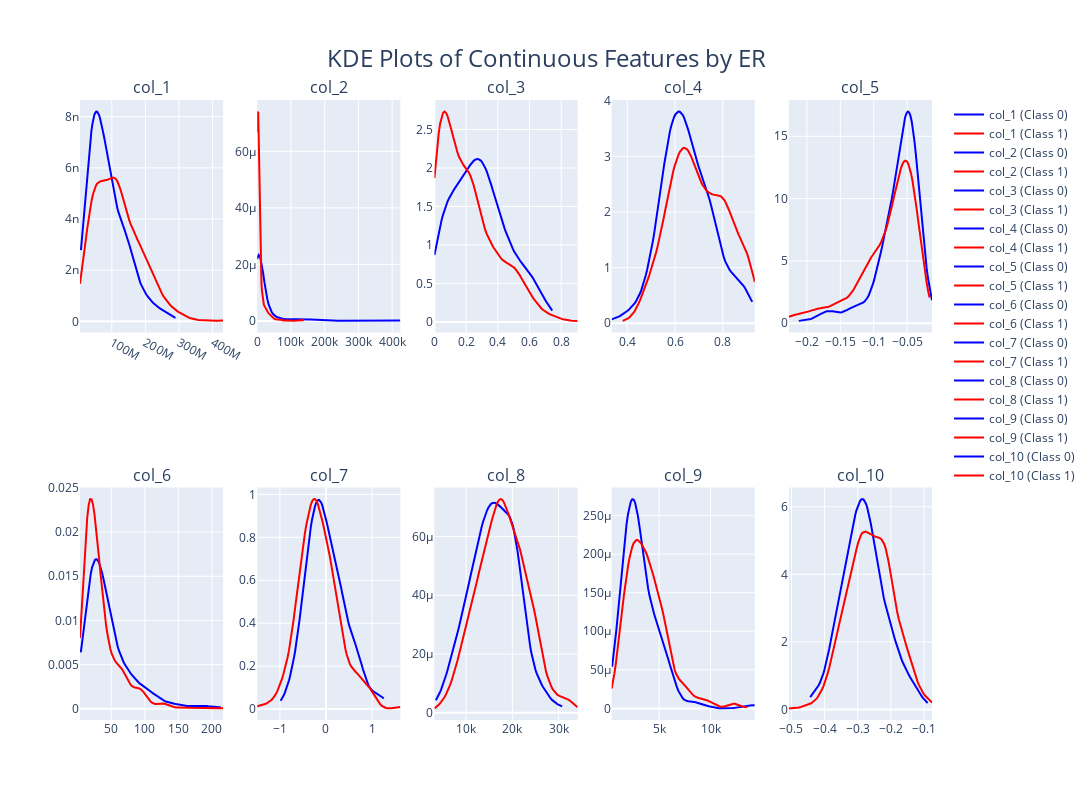

Notebook cell for this chart:
### Markdown cell above
Based on the boxplots, the binary output (ER status: 0 or 1) **is not perfectly separable**, but some features provide a degree of separation between the two classes. Here's why:

**1. Moderately Distinguishable Features:**
Some features show a noticeable difference in medians and interquartile ranges (IQRs), indicating a level of separability: WashinRate_map_Cluster_Prominence_tumor, Grouping_based_proportion_of_tumor_voxels_3D_tumor_Group_1,WashinRate_map_information_measure_correlation2_tumor,WashinRate_map_information_measure_correlation1_tumor,
WashinRate_map_Autocorrelation_tumor.

**2. Poorly Separating Features:**
Volume_cu_mm_Tumor and TumorMajorAxisLength_mm: These have high numbers of outliers in both categories, making separation difficult.
WashinRate_map_Cluster_Shade_tumor: The spread is very large, with overlapping distributions between ER=0 and ER=1.

**processed Conclusion:**
The dataset is not linearly separable, as many features have overlapping distributions between the two ER groups.

### Code cell
### 3. plot kde plots
visualisation.plot_10_kde_plots(df_top10_features)
